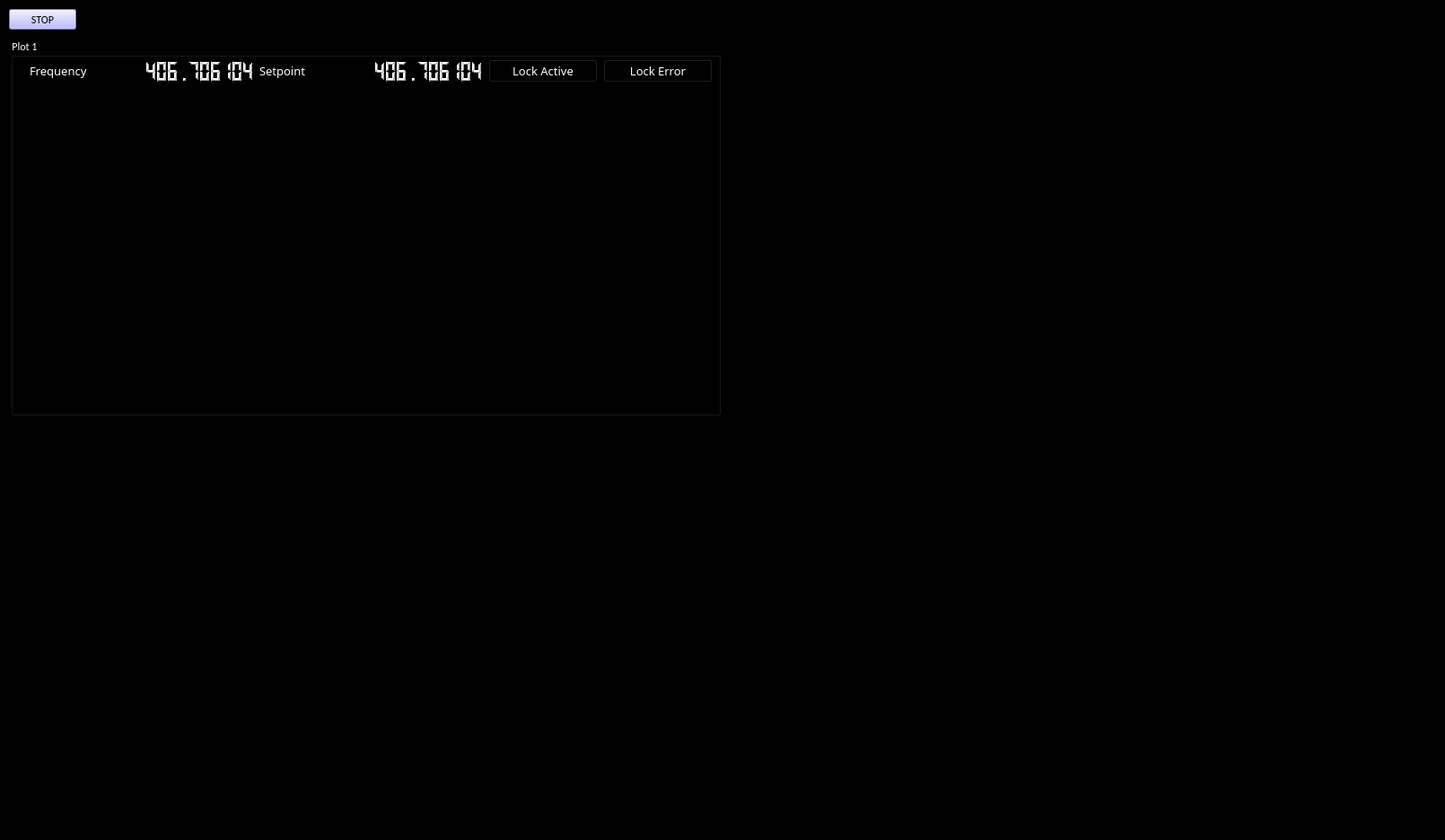
<?xml version="1.0" encoding="UTF-8"?>
<ui version="4.0">
 <class>MainWindow</class>
 <widget class="QMainWindow" name="MainWindow">
  <property name="geometry">
   <rect>
    <x>0</x>
    <y>0</y>
    <width>1610</width>
    <height>936</height>
   </rect>
  </property>
  <property name="windowTitle">
   <string>MainWindow</string>
  </property>
  <property name="styleSheet">
   <string notr="true">background-color: rgb(0, 0, 0);
selection-color: rgb(255, 0, 0);</string>
  </property>
  <property name="toolButtonStyle">
   <enum>Qt::ToolButtonIconOnly</enum>
  </property>
  <widget class="QWidget" name="centralwidget">
   <widget class="QPushButton" name="stop_button">
    <property name="enabled">
     <bool>true</bool>
    </property>
    <property name="geometry">
     <rect>
      <x>10</x>
      <y>10</y>
      <width>75</width>
      <height>23</height>
     </rect>
    </property>
    <property name="font">
     <font>
      <family>Calibri</family>
     </font>
    </property>
    <property name="mouseTracking">
     <bool>false</bool>
    </property>
    <property name="autoFillBackground">
     <bool>false</bool>
    </property>
    <property name="styleSheet">
     <string notr="true">background-color: rgb(170, 170, 255);</string>
    </property>
    <property name="text">
     <string>STOP</string>
    </property>
    <property name="checkable">
     <bool>true</bool>
    </property>
   </widget>
   <widget class="QGroupBox" name="groupBox">
    <property name="geometry">
     <rect>
      <x>12</x>
      <y>42</y>
      <width>791</width>
      <height>421</height>
     </rect>
    </property>
    <property name="font">
     <font>
      <family>Calibri</family>
     </font>
    </property>
    <property name="styleSheet">
     <string notr="true">color: rgb(255, 255, 255);</string>
    </property>
    <property name="title">
     <string>Plot 1</string>
    </property>
    <widget class="PlotWidget" name="graph_widget_1" native="true">
     <property name="geometry">
      <rect>
       <x>9</x>
       <y>59</y>
       <width>601</width>
       <height>341</height>
      </rect>
     </property>
    </widget>
    <widget class="GraphicsView" name="legend_widget_1">
     <property name="geometry">
      <rect>
       <x>620</x>
       <y>60</y>
       <width>161</width>
       <height>351</height>
      </rect>
     </property>
    </widget>
    <widget class="QWidget" name="layoutWidget">
     <property name="geometry">
      <rect>
       <x>21</x>
       <y>21</y>
       <width>761</width>
       <height>32</height>
      </rect>
     </property>
     <layout class="QHBoxLayout" name="horizontalLayout">
      <item>
       <widget class="QLabel" name="label">
        <property name="font">
         <font>
          <family>Calibri Light</family>
         </font>
        </property>
        <property name="text">
         <string>&lt;html&gt;&lt;head/&gt;&lt;body&gt;&lt;p&gt;&lt;span style=&quot; font-size:10pt;&quot;&gt;Frequency&lt;/span&gt;&lt;/p&gt;&lt;/body&gt;&lt;/html&gt;</string>
        </property>
       </widget>
      </item>
      <item>
       <widget class="QLCDNumber" name="number_widget_1">
        <property name="font">
         <font>
          <family>Calibri Light</family>
         </font>
        </property>
        <property name="accessibleName">
         <string/>
        </property>
        <property name="smallDecimalPoint">
         <bool>false</bool>
        </property>
        <property name="digitCount">
         <number>10</number>
        </property>
        <property name="segmentStyle">
         <enum>QLCDNumber::Filled</enum>
        </property>
        <property name="value" stdset="0">
         <double>406.706103999999982</double>
        </property>
       </widget>
      </item>
      <item>
       <widget class="QLabel" name="label_2">
        <property name="font">
         <font>
          <family>Calibri Light</family>
         </font>
        </property>
        <property name="text">
         <string>&lt;html&gt;&lt;head/&gt;&lt;body&gt;&lt;p&gt;&lt;span style=&quot; font-size:10pt;&quot;&gt;Setpoint&lt;/span&gt;&lt;/p&gt;&lt;/body&gt;&lt;/html&gt;</string>
        </property>
       </widget>
      </item>
      <item>
       <widget class="QLCDNumber" name="number_widget_2">
        <property name="font">
         <font>
          <family>Calibri Light</family>
         </font>
        </property>
        <property name="accessibleName">
         <string/>
        </property>
        <property name="smallDecimalPoint">
         <bool>false</bool>
        </property>
        <property name="digitCount">
         <number>10</number>
        </property>
        <property name="segmentStyle">
         <enum>QLCDNumber::Filled</enum>
        </property>
        <property name="value" stdset="0">
         <double>406.706103999999982</double>
        </property>
       </widget>
      </item>
      <item>
       <widget class="QPushButton" name="boolean_widget_1">
        <property name="font">
         <font>
          <family>Calibri Light</family>
          <pointsize>10</pointsize>
         </font>
        </property>
        <property name="text">
         <string>Lock Active</string>
        </property>
        <property name="icon">
         <iconset>
          <normaloff>green_LED_off.svg</normaloff>
          <normalon>green_LED_on.svg</normalon>green_LED_off.svg</iconset>
        </property>
       </widget>
      </item>
      <item>
       <widget class="QPushButton" name="boolean_widget_2">
        <property name="font">
         <font>
          <family>Calibri Light</family>
          <pointsize>10</pointsize>
         </font>
        </property>
        <property name="text">
         <string>Lock Error</string>
        </property>
        <property name="icon">
         <iconset>
          <normaloff>red_LED_off.svg</normaloff>
          <normalon>red_LED_on.svg</normalon>red_LED_off.svg</iconset>
        </property>
       </widget>
      </item>
     </layout>
    </widget>
   </widget>
  </widget>
  <widget class="QMenuBar" name="menubar">
   <property name="geometry">
    <rect>
     <x>0</x>
     <y>0</y>
     <width>1610</width>
     <height>26</height>
    </rect>
   </property>
  </widget>
  <widget class="QStatusBar" name="statusbar"/>
 </widget>
 <customwidgets>
  <customwidget>
   <class>PlotWidget</class>
   <extends>QWidget</extends>
   <header>pyqtgraph</header>
   <container>1</container>
  </customwidget>
  <customwidget>
   <class>GraphicsView</class>
   <extends>QGraphicsView</extends>
   <header>pyqtgraph</header>
  </customwidget>
 </customwidgets>
 <resources/>
 <connections/>
</ui>
